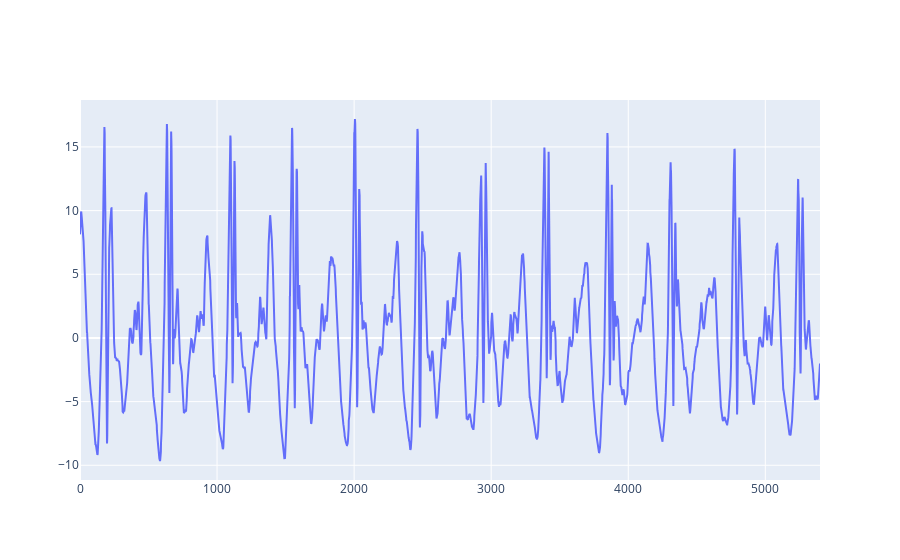

Notebook code cell kept with this figure:
### Code cell
dt = 450*10
data_full = pd.read_csv('data/long_walk_100_acc.csv', delimiter =';', decimal=',')
data = pd.read_csv('data/long_walk_100_acc.csv', delimiter =';', decimal=',')[7007-2*450:7007+dt]
# data = pd.read_csv('data/long_walk_100_acc.csv', delimiter =';', decimal=',')[3785:8000]
# data = pd.read_csv('data/home_lin_10_lac.csv', delimiter =';', decimal=',')[:]
frecuency = len(data)/(data['time'].values[-1]-data['time'].values[0])
assert 490 < frecuency < 510

x_acc = ( (data['X_value'].values)**2 + (data['Y_value'].values)**2 + (data['Z_value'].values)**2)**.5
_m = np.mean(x_acc)
_std = (sum((x_acc - _m)**2)/len(x_acc))**.5

x_acc = (x_acc-_m)
t = (data['time'].values).astype(float).reshape([-1,])
t = np.linspace(0,t[-1]-t[0],len(x_acc))

fig = go.Figure()
fig.add_scatter(y = x_acc, mode='lines', name='Sum squares')
fig.show()

### Figure 1 — Plotly figure (JSON) as saved in the notebook; plotly's stock layout.template omitted (floating-point values rounded to 4 significant figures; data arrays with more than 128 entries replaced by an {"elided": "..."} marker saying what was removed)
{"data": [{"mode": "lines", "name": "Sum squares", "type": "scatter", "y": {"elided": "5400 float values"}}], "layout": {}}
